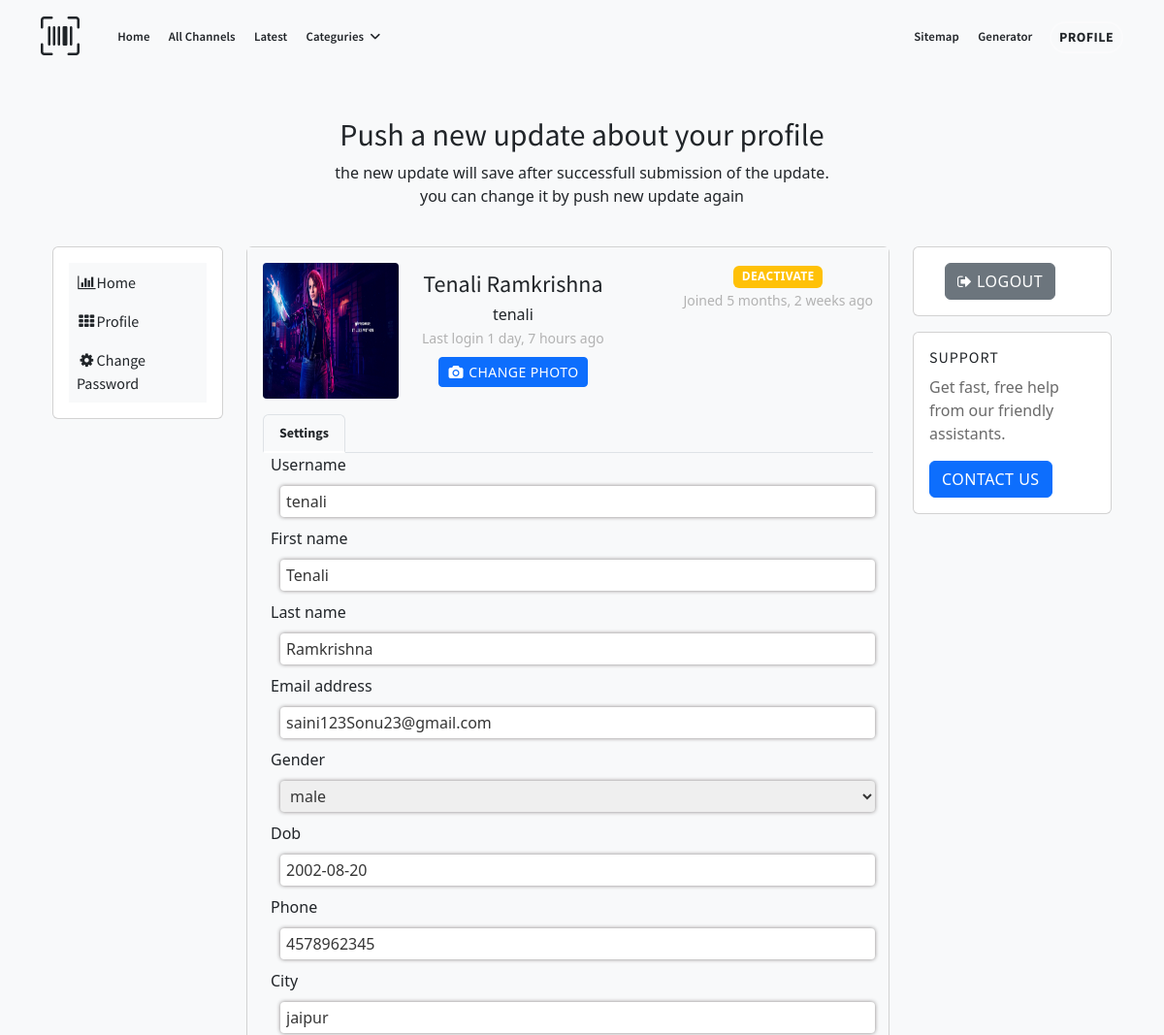
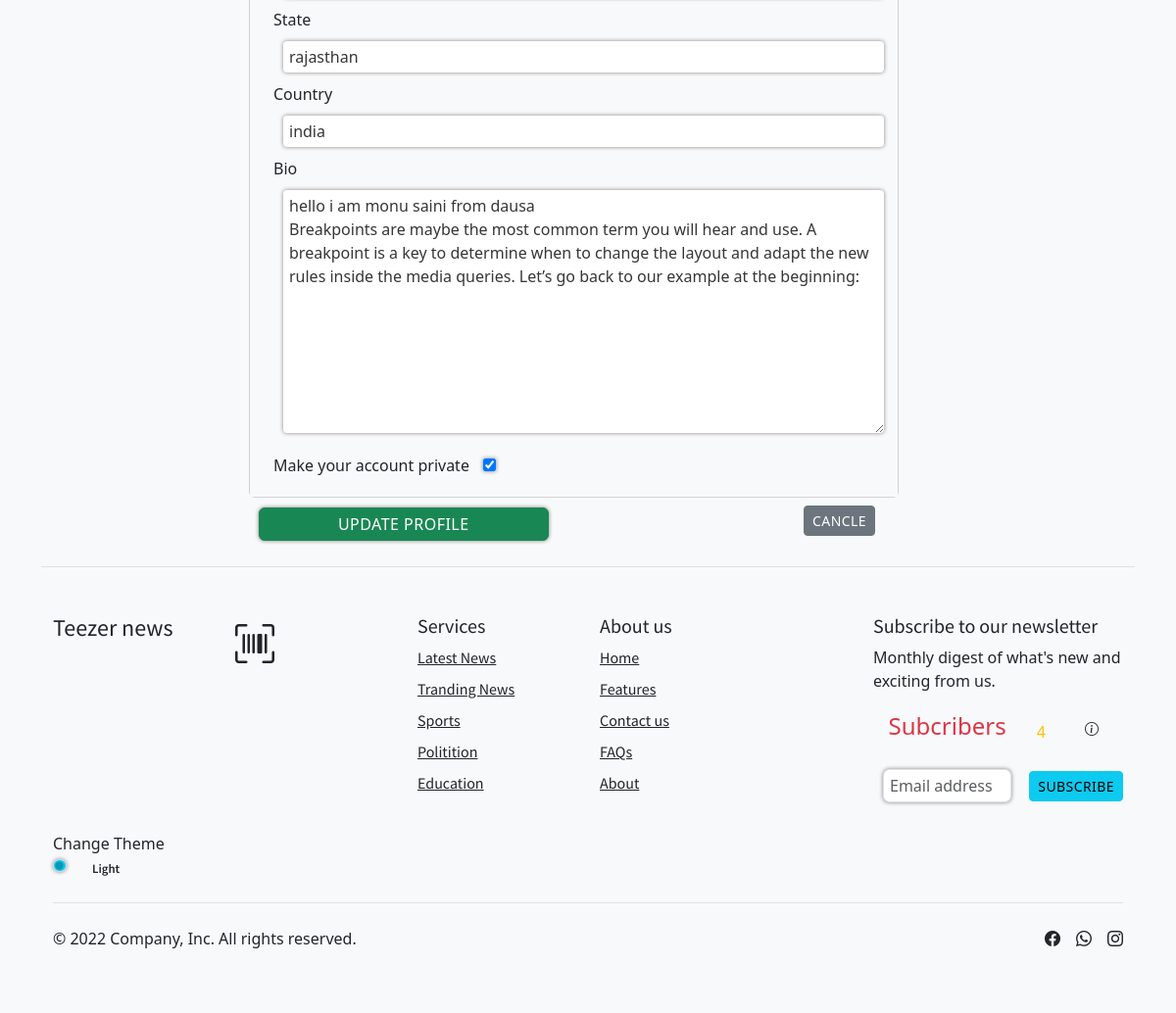
/profile/3/update (signed in), run on the app's committed database (2 pictures, top to bottom).
### news/models.py (models this page shows)
class User(AbstractUser):
    gender = models.CharField(max_length=10,default='male',choices=[('male','male'),('female','female'),('other','other')])
    dob = models.DateField(null=True,blank=True)
    phone = models.CharField(max_length=15,default='',blank=True)
    city = models.CharField(max_length=50,default='',blank=True)
    state = models.CharField(max_length=50,default='',blank=True)
    country = models.CharField(max_length=50,default='',blank=True)
    bio = models.TextField(blank=True)
    private = models.BooleanField(default=False)
    profile = models.ImageField(upload_to='profile_images', blank=True,null=True)
    groups = models.ManyToManyField(Group, related_name='users',blank=True)
    user_permissions = models.ManyToManyField(Permission, related_name='users',blank=True)

### profiles/views.py (the view)
# urls.py: path('<int:pk>/update',login_required(EditProfile.as_view()),name='edit'),
class EditProfile(UpdateView):
    model = User
    fields = ["username","first_name","last_name","email","gender","dob","phone","city","state","country","bio","private","profile"]
    success_url = '/profile/'
    template_name = 'edit_profile.html'

### profiles/templates/edit_profile.html (shortened to what this page needs)
{% extends 'base2.html' %}
{% block content_box %}
{% load humanize %}
{% load static %}
<section class="d-flex flex-column justify-content-center align-items-center pb-4 text-dark  bg-light ">
    <div class="container">
        <div class="row justify-content-center">
            <div class="col-lg-6 text-center">
                <h2 class="text-dark  bg-light ">Push a new update about your profile</h2>
                <p class="text-mute text-dark  bg-light ">the new update will save after successfull submission of the update. you can change it by push new
                    update again</p>
            </div>
        </div>
    </div>
</section>
<link href="https://maxcdn.bootstrapcdn.com/font-awesome/4.3.0/css/font-awesome.min.css" rel="stylesheet">
<div class="container text-dark  bg-light " >
    <div class="row flex-lg-nowrap">
        <div class="col-12 col-lg-auto mb-3" style="width: 200px;">
            <div class="card p-3">
                <div class="e-navlist e-navlist--active-bg ">
                    <ul class="nav text-dark bg-light ">
                        <li class="nav-item">
                            <a class="nav-link px-2 active text-dark  bg-light " href="/"><i
                                    class="fa fa-fw fa-bar-chart mr-1 "></i><span>Home</span></a></li>
                        <li class="nav-item">
                            <a class="nav-link px-2 text-dark  bg-light " href="/profile"><i
                                    class="fa fa-fw fa-th mr-1"></i><span>Profile</span></a></li>
                        <li class="nav-item">
                            <a class="nav-link px-2 text-dark  bg-light " href="/profile/password/change"><i
                                    class="fa fa-fw fa-cog mr-1"></i><span>Change Password</span></a></li>
                    </ul>
                </div>
            </div>
        </div>
        <div class="col text-dark bg-light ">
            <form action="/profile/{{request.user.id}}/update" method="post" class="" enctype="multipart/form-data">
                <div class="row text-dark  bg-light ">
                    <div class="col text-dark bg-light mb-3">
                        <div class="card ">
                            <div class="card-body text-dark bg-light ">
                                <div class="e-profile">
                                    <div class="row">
                                        <div class="col-12 col-sm-auto mb-3">
                                            <div class="mx-auto" style="width: 140px;">
                                                <div class="d-flex justify-content-center align-items-center rounded"
                                                    style="height: 140px; background-color: rgb(233, 236, 239);">
                                                    <img id="profile_image" src="{{request.user.profile.url}}"
                                                        style="width:100%;height:100%;border-radius:4px;">
                                                </div>
                                            </div>
                                        </div>
                                        <div class="col d-flex flex-column flex-sm-row justify-content-between mb-3">
                                            <div class="text-center text-sm-left mb-2 mb-sm-0">
                                                <h4 class="pt-sm-2 pb-1 mb-0 text-nowrap text-dark bg-light">
                                                    {{request.user.first_name|capfirst}}
                                                    {{request.user.last_name|capfirst}}</h4>
                                                <p class="mb-0 text-dark bg-light">{{request.user.username}}</p>
                                                <div class="text-muted "><small>Last login
                                                        {{request.user.last_login|naturaltime}}</small></div>
                                                <div class="mt-2">
                                                    <button class="btn btn-primary btn-sm" id="changephoto" type="button">
                                                        <i class="fa fa-fw fa-camera"></i>
                                                        <span>Change Photo</span>
                                                    </button>
                                                </div>
                                            </div>
                                            <div class="text-center text-sm-right">
                                                <form action="/profile/{{request.user.id}}/deactivate" method="post">
                                                    <button type="submit" class="btn badge badge-danger bg-warning" data-bs-toggle="modal" data-bs-target="#staticBackdrop">
                                                        Deactivate
                                                    </button>
                                                </form>
                                                <div class="text-muted"><small>Joined
                                                        {{request.user.date_joined|naturaltime}}</small></div>
                                            </div>
                                        </div>
                                    </div>
                                    <ul class="nav nav-tabs">
                                        <li class="nav-item"><a class="active nav-link text-dark bg-light ">Settings</a></li>
                                    </ul>
                                    {% for f in form %}
                                        <div class="row">
                                            <div class="col mx-2">
                                                {{f.label}}
                                                {{f}}
                                            </div>
                                        </div>
                                    {% endfor %}
                                </div>
                            </div>
                        </div>
                        <div class="row">
                            <div class="col">
                                <input type="submit" value="Update Profile" class="btn btn-success">
                            </div>
                            <div class="col text-end mx-4">
                                <form action="/profile/" method="post" class="mb-2">
                                    <button type="submit" class="btn btn-secondary btn-sm mt-2">Cancle</button>
                                </form>
                            </div>
                        </div>
                    </div>
                    <div class="col-12 col-md-3 mb-3">
                        <div class="card mb-3">
                            <div class="card-body">
                                <div class="px-xl-3">
                                    <form action="/logout/" method="post">
                                        <button type="submit" class="btn btn-block btn-secondary">
                                            <i class="fa fa-sign-out"></i>
                                            <span>Logout</span>
                                        </button>
                                    </form>
                                </div>
                            </div>
                        </div>
                        <div class="card">
                            <div class="card-body">
                                <h6 class="card-title font-weight-bold">Support</h6>
                                <p class="card-text">Get fast, free help from our friendly assistants.</p>
                                <a href="/contact" type="button" class="btn btn-primary">Contact Us</a>
                            </div>
                        </div>
                    </div>
            </form>
        </div>
    </div>
</div>
{% endblock content_box %}

### static/css/style.css (style rules this page uses)
.text-muted { color: #b2b2b2 !important; }

### templates/base2.html (style rules this page uses)
ul { list-style: none; }

### profiles/templates/edit_profile.html (style rules this page uses)
select, input[name="phone"],input,textarea { width: 100% !important; padding: 4px 6px !important; color: rgb(54, 54, 54); box-shadow: 0 0 4px rgb(134, 130, 130) !important; outline: none; border: none; border-radius: 4px; margin: 10px; }
input[type="checkbox"] { width: 13px !important; height: 13px; box-shadow: none; }

### data on the page
User: user.profile (picture), user.first_name "Tenali", user.last_name "Ramkrishna", user.username "tenali", user.last_login "1 day, 7 hours ago", user.date_joined "5 months, 2 weeks ago", form "tenali" "Tenali" "Ramkrishna" "saini123Sonu23@gmail.com" "male" "2002-08-20" "4578962345" "jaipur" "rajasthan" "india" "hello i am monu saini from dausa Breakpoints are maybe the most common term you will hear and use. A breakpoint is a key to determine when to change the layout and adapt the new rules inside the media queries. Let’s go back to our example at the beginning:" "☑"

### other printed values
{{ f.label }} "Username" "First name" "Last name" "Email address" "Gender" "Dob" "Phone" "City" "State" "Country" "Bio"
